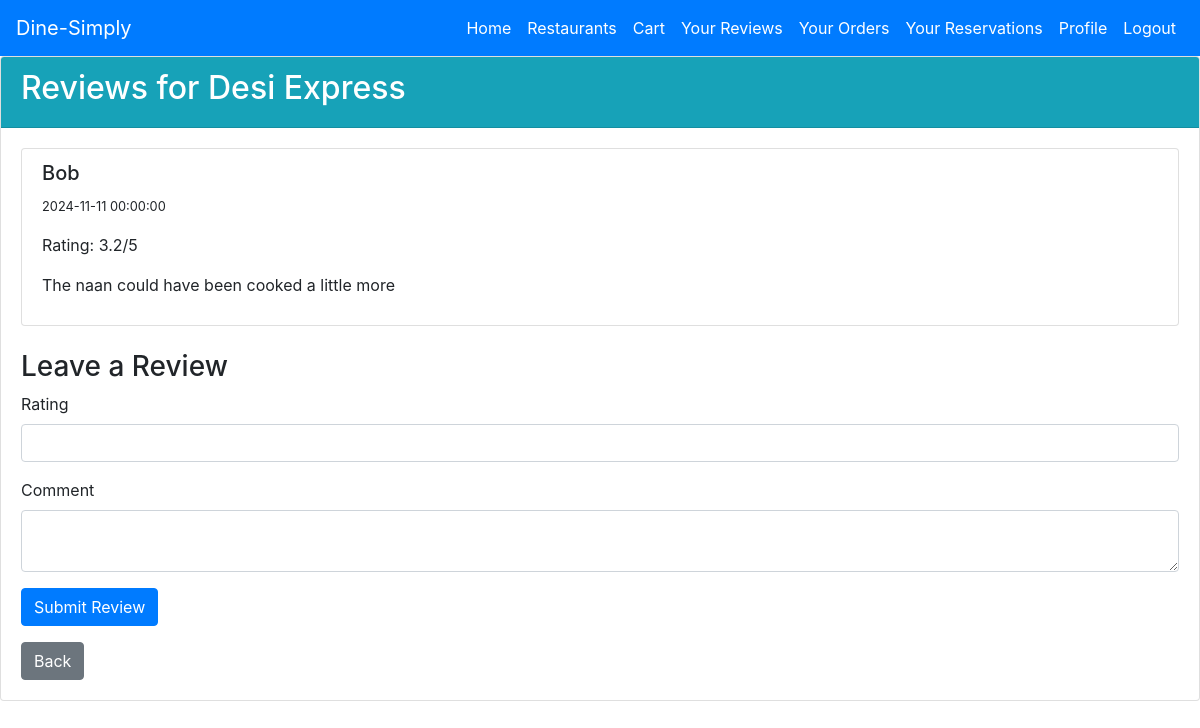
/restaurant/3/reviews (signed in), run on the app's committed database.
### tables this page shows
CREATE TABLE "Restaurant" (
    RestaurantID INTEGER PRIMARY KEY AUTOINCREMENT,
    Name VARCHAR(100) NOT NULL,
    Address VARCHAR(255),
    City VARCHAR(100),
    State VARCHAR(50),
    ZipCode VARCHAR(10),
    Website VARCHAR(255),
    Rating DOUBLE,
    CuisineType VARCHAR(50),
    Longitude DOUBLE,
    Latitude DOUBLE,
    NumberOfTables INT,
    MaxPeoplePerTable INT
);

CREATE TABLE Review (
    ReviewID INTEGER PRIMARY KEY AUTOINCREMENT,
    UserID INT,
    RestaurantID INT,
    Rating DOUBLE,
    Comment TEXT,
    DatePosted DATETIME,
    FOREIGN KEY (UserID) REFERENCES User(UserID),
    FOREIGN KEY (RestaurantID) REFERENCES Restaurant(RestaurantID)
);

CREATE TABLE User (
    UserID INTEGER PRIMARY KEY AUTOINCREMENT,
    Name VARCHAR(100),
    Email VARCHAR(100) UNIQUE,
    Password VARCHAR(100),
    Phone VARCHAR(15),
    Location VARCHAR(255),
    Longitude DOUBLE, 
    Latitude DOUBLE,
    Role VARCHAR(50) DEFAULT 'customer', -- 'customer', 'restaurant_admin', 'super_admin'
    ManagedRestaurantID INT,
    FOREIGN KEY (ManagedRestaurantID) REFERENCES Restaurant(RestaurantID)
);

### app.py (the view, shortened to what this page needs)
@app.route('/restaurant/<int:restaurant_id>/reviews', methods=['GET', 'POST'])
@login_required
def review(restaurant_id):
    form = ReviewForm()
    conn = get_db_connection()
    restaurant = conn.execute('SELECT * FROM Restaurant WHERE RestaurantID = ?', (restaurant_id,)).fetchone()
    if not restaurant:
        conn.close()
        flash("Restaurant not found.", 'danger')
        return redirect(url_for('restaurants'))
    reviews = conn.execute('''
        SELECT Review.*, User.Name FROM Review
        JOIN User ON Review.UserID = User.UserID
        WHERE Review.RestaurantID = ?
        ORDER BY datetime(DatePosted) DESC
    ''', (restaurant_id,)).fetchall()
    conn.close()
    return render_template('review.html', form=form, restaurant=restaurant, reviews=reviews)

### forms.py
class ReviewForm(FlaskForm):
    rating = DecimalField(
        'Rating', validators=[DataRequired(), NumberRange(min=1, max=5)], places=1
    )
    comment = TextAreaField('Comment', validators=[DataRequired(), Length(max=1000)])
    submit = SubmitField('Submit Review')

### app.py (called while the page is built)
def get_db_connection():
    conn = sqlite3.connect(db_path)
    conn.row_factory = sqlite3.Row
    return conn

@login_manager.user_loader
def load_user(user_id):
    return User.get(user_id)

def format_datetime(value):
    try:
        dt = datetime.fromisoformat(value)
        return dt.strftime("%Y-%m-%d %H:%M:%S")
    except ValueError:
        return value  # Return the original value if parsing fails

    @staticmethod
    def get(user_id):
        conn = get_db_connection()
        user = conn.execute('SELECT * FROM User WHERE UserID = ?', (user_id,)).fetchone()
        conn.close()
        if user:
            return User(*user)
        return None

### templates/review.html (shortened to what this page needs)
<!DOCTYPE html>
<html lang="en">
<head>
    <link rel="stylesheet" href="https://stackpath.bootstrapcdn.com/bootstrap/4.5.0/css/bootstrap.min.css">
</head>
<body>
    {% include 'navbar_customer.html' %}
    <div class="card">
        <div class="card-header bg-info text-white">
            <h2>Reviews for {{ restaurant['Name'] }}</h2>
        </div>
        <div class="card-body">
            <ul class="list-group mb-4">
                {% for rv in reviews %}
                    <li class="list-group-item">
                        <h5>{{ rv['Name'] }}</h5>
                        <p><small>{{ rv['DatePosted']|format_datetime }}</small></p>
                        <p>Rating: {{ rv['Rating'] }}/5</p>
                        <p>{{ rv['Comment'] }}</p>
                    </li>
                {% else %}
                    <li class="list-group-item">No reviews yet.</li>
                {% endfor %}
            </ul>
            <h3>Leave a Review</h3>
            <form method="post">
                <div class="form-group">
                    {{ form.rating.label(class="form-label") }}
                    {{ form.rating(class="form-control") }}
                </div>
                <div class="form-group">
                    {{ form.comment.label(class="form-label") }}
                    {{ form.comment(class="form-control") }}
                </div>
                <button type="submit" class="btn btn-primary">{{ form.submit.label.text }}</button>
            </form>
            <a href="{{ url_for('restaurant_detail', restaurant_id=restaurant['RestaurantID']) }}" class="btn btn-secondary mt-3">Back</a>
        </div>
    </div>
</body>
</html>

### data on the page
Restaurant: Name "Desi Express"
Review: Name "Bob", DatePosted "2024-11-11 00:00:00", Rating "3.2", Comment "The naan could have been cooked a little more"
